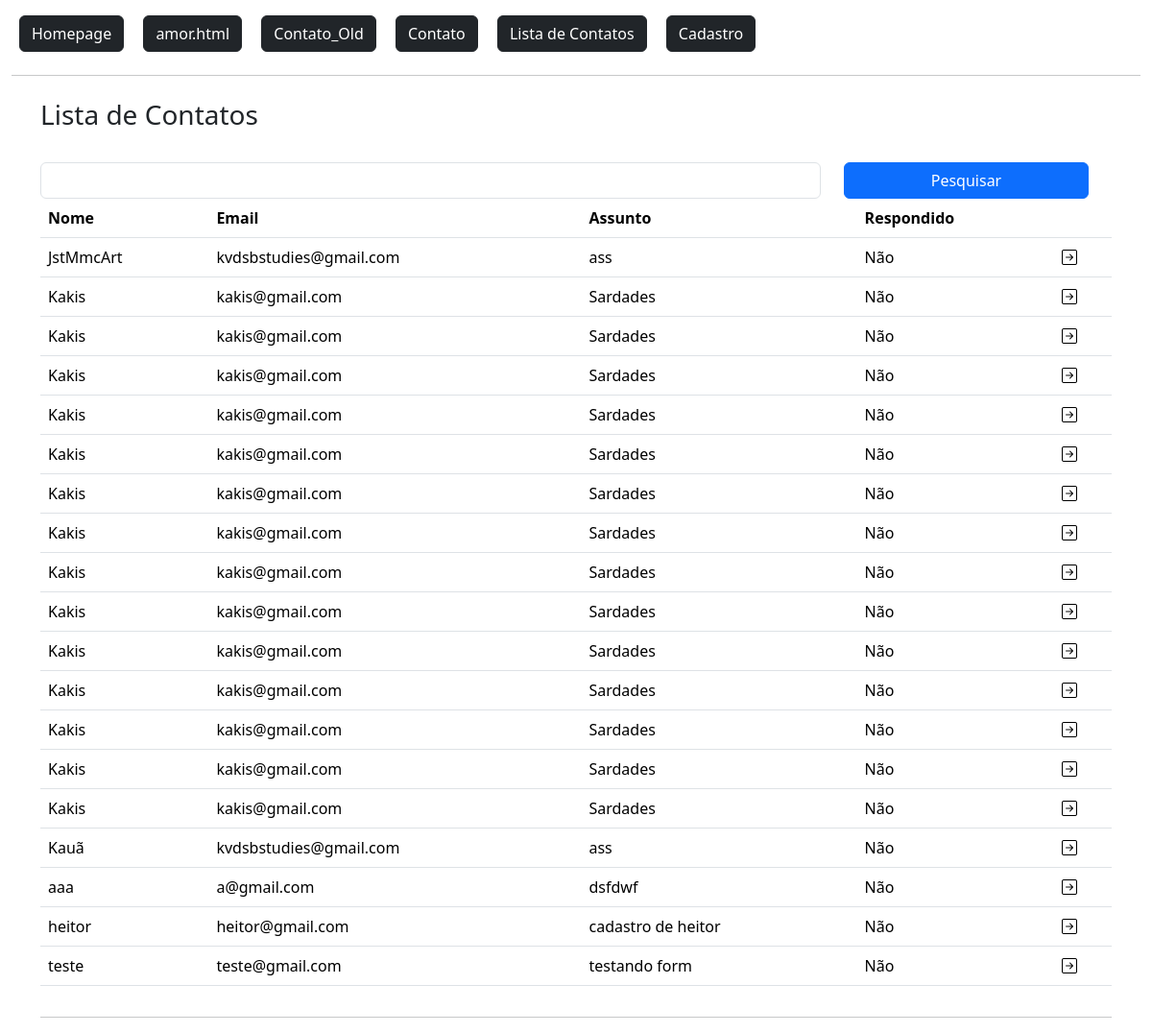
Page /contato/lista/ on the committed database.
### flaskLearn/models.py (models this page shows)
class Contato(db.Model):
    id = db.Column(db.Integer, primary_key=True)
    data_envio = db.Column(db.DateTime, default=datetime.now())
    nome = db.Column(db.String, nullable=True)
    email = db.Column(db.String, nullable=True)
    assunto = db.Column(db.String, nullable=True)
    mensagem = db.Column(db.String, nullable=True)
    respondido = db.Column(db.Integer, default=0)

### flaskLearn/routes.py (the view)
@app.route('/contato/lista/')
def contatoLista():
    if request.method == 'GET':
        pesquisa = request.args.get('pesquisa', '') #Caso nao ache informacao correspondente, retorna nulo.
    dados = Contato.query.order_by('nome')
    if pesquisa != '':
        dados = dados.filter_by(nome=pesquisa) #Filtra a coluna nome para receber nomes iguais a pesquisa.
    context = {'dados': dados.all()}
    return render_template('contato_lista.html', context=context)

### flaskLearn/templates/contato_lista.html (shortened to what this page needs)
{% extends 'baseTemplate/base.html' %}
{% block content %}
    {% include 'baseTemplate/nav.html' %}
    <div class="container">
        <div class="row mt-4">
            <h3>Lista de Contatos</h3>
            <form method="get" class="row mt-4">
                <div class="col-9">
                    <input type="text" name="pesquisa" id="" class="form-control">
                </div>
                <div class="col-3">
                    <button type="submit" class="btn btn-primary col-12">
                        Pesquisar
                    </button>
                </div>
            </form>
            <div class="col-12">
                <table class="table">
                    <thead>
                        <tr>
                            <th>Nome</th>
                            <th>Email</th>
                            <th>Assunto</th>
                            <th>Respondido</th>
                            <th></th>
                        </tr>
                    </thead>
                    <tbody>
                        {% for linha in context['dados'] %}
                            <tr>
                                <td>{{linha.nome}}</td>
                                <td>{{linha.email}}</td>
                                <td>{{linha.assunto}}</td>
                                <td>
                                    {% if linha.respondido == 1 %}
                                        Sim
                                    {% elif linha.respondido == 0 %}
                                        Não
                                    {% else %}
                                        Erro
                                    {% endif %}
                                </td>
                                <td>
                                    <a href="{{ url_for('contatoDetail', id=linha.id) }}">
                                        <i class="bi bi-arrow-right-square text-black"></i>
                                    </a>
                                </td>
                            </tr>
                        {% endfor %}
                    </tbody>
                </table>
            </div>
        </div>
        <hr>
    </div>
{% endblock %}

### flaskLearn/templates/baseTemplate/base.html (shortened to what this page needs)
<!DOCTYPE html>
<html lang="en">
<head>
    <link href="https://cdn.jsdelivr.net/npm/bootstrap@5.3.3/dist/css/bootstrap.min.css" rel="stylesheet">
    <link rel="stylesheet" href="https://cdn.jsdelivr.net/npm/bootstrap-icons@1.11.3/font/bootstrap-icons.min.css">
</head>
<body>
    <section class="container-fluid mt-2">
        {% block content %}
        {% endblock %}
    </section>
</body>
</html>

### flaskLearn/templates/baseTemplate/nav.html
<a href="{{url_for('homepage')}}" class="btn btn-dark m-2">
    Homepage
</a>
<a href="{{url_for('amor')}}" class="btn btn-dark m-2">
    amor.html
</a>
<a href="{{url_for('contato_old')}}" class="btn btn-dark m-2">
    Contato_Old
</a>
<a href="{{url_for('contato')}}" class="btn btn-dark m-2">
    Contato
</a>
<a href="{{url_for('contatoLista')}}" class="btn btn-dark m-2">
    Lista de Contatos
</a>
{% if current_user.is_authenticated %}
    <span class="btn btn-dark m-2">
        {{ current_user.nome }} {{ current_user.sobrenome }}
    </span>
    <a href="" class="btn btn-dark m-2">
        Sair
    </a>
{% else %}
    <a href="{{url_for('cadastro')}}" class="btn btn-dark m-2">
        Cadastro
    </a>
{% endif %}
<hr>

### rows in the picture
Contato: nome "JstMmcArt", email "kvdsbstudies@gmail.com", assunto "ass", respondido "Não"
Contato: nome "Kakis", email "kakis@gmail.com", assunto "Sardades", respondido "Não"
Contato: nome "Kakis", email "kakis@gmail.com", assunto "Sardades", respondido "Não"
Contato: nome "Kakis", email "kakis@gmail.com", assunto "Sardades", respondido "Não"
Contato: nome "Kakis", email "kakis@gmail.com", assunto "Sardades", respondido "Não"
Contato: nome "Kakis", email "kakis@gmail.com", assunto "Sardades", respondido "Não"
Contato: nome "Kakis", email "kakis@gmail.com", assunto "Sardades", respondido "Não"
Contato: nome "Kakis", email "kakis@gmail.com", assunto "Sardades", respondido "Não"
Contato: nome "Kakis", email "kakis@gmail.com", assunto "Sardades", respondido "Não"
Contato: nome "Kakis", email "kakis@gmail.com", assunto "Sardades", respondido "Não"
Contato: nome "Kakis", email "kakis@gmail.com", assunto "Sardades", respondido "Não"
Contato: nome "Kakis", email "kakis@gmail.com", assunto "Sardades", respondido "Não"
Contato: nome "Kakis", email "kakis@gmail.com", assunto "Sardades", respondido "Não"
Contato: nome "Kakis", email "kakis@gmail.com", assunto "Sardades", respondido "Não"
Contato: nome "Kakis", email "kakis@gmail.com", assunto "Sardades", respondido "Não"
Contato: nome "Kauã", email "kvdsbstudies@gmail.com", assunto "ass", respondido "Não"
Contato: nome "aaa", email "a@gmail.com", assunto "dsfdwf", respondido "Não"
Contato: nome "heitor", email "heitor@gmail.com", assunto "cadastro de heitor", respondido "Não"
Contato: nome "teste", email "teste@gmail.com", assunto "testando form", respondido "Não"
